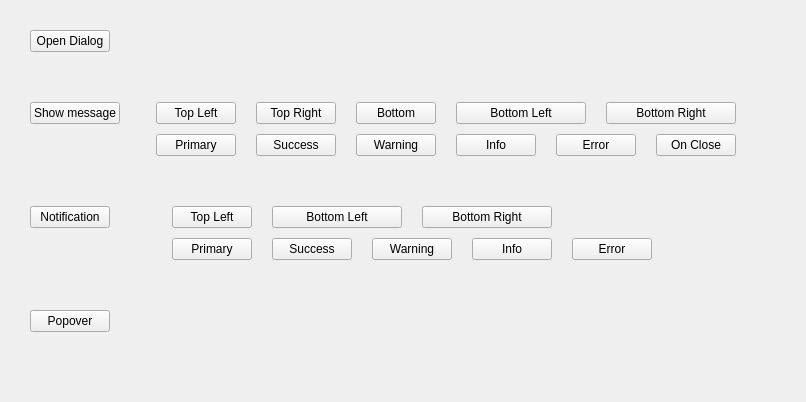
      <widget class="QWidget" name="tab_5">
       <attribute name="title">
        <string>反馈</string>
       </attribute>
       <layout class="QVBoxLayout" name="verticalLayout_6">
        <property name="spacing">
         <number>50</number>
        </property>
        <property name="leftMargin">
         <number>30</number>
        </property>
        <property name="topMargin">
         <number>30</number>
        </property>
        <property name="rightMargin">
         <number>30</number>
        </property>
        <property name="bottomMargin">
         <number>30</number>
        </property>
        <item>
         <layout class="QHBoxLayout" name="horizontalLayout_12">
          <item>
           <widget class="Element::Button" name="button_42">
            <property name="text">
             <string>Open Dialog</string>
            </property>
           </widget>
          </item>
          <item>
           <spacer name="horizontalSpacer_14">
            <property name="orientation">
             <enum>Qt::Horizontal</enum>
            </property>
            <property name="sizeHint" stdset="0">
             <size>
              <width>40</width>
              <height>20</height>
             </size>
            </property>
           </spacer>
          </item>
          <item>
           <widget class="Element::Dropdown" name="dropdown" native="true"/>
          </item>
         </layout>
        </item>
        <item>
         <layout class="QGridLayout" name="gridLayout">
          <property name="horizontalSpacing">
           <number>20</number>
          </property>
          <property name="verticalSpacing">
           <number>10</number>
          </property>
          <item row="0" column="4">
           <widget class="Element::Button" name="button_46">
            <property name="text">
             <string>Bottom</string>
            </property>
           </widget>
          </item>
          <item row="1" column="4">
           <widget class="Element::Button" name="button_51">
            <property name="text">
             <string>Warning</string>
            </property>
           </widget>
          </item>
          <item row="0" column="1">
           <spacer name="horizontalSpacer_11">
            <property name="orientation">
             <enum>Qt::Horizontal</enum>
            </property>
            <property name="sizeType">
             <enum>QSizePolicy::Fixed</enum>
            </property>
            <property name="sizeHint" stdset="0">
             <size>
              <width>16</width>
              <height>20</height>
             </size>
            </property>
           </spacer>
          </item>
          <item row="1" column="3">
           <widget class="Element::Button" name="button_50">
            <property name="text">
             <string>Success</string>
            </property>
           </widget>
          </item>
          <item row="0" column="5" colspan="2">
           <widget class="Element::Button" name="button_47">
            <property name="text">
             <string>Bottom Left</string>
            </property>
           </widget>
          </item>
          <item row="1" column="6" colspan="2">
           <widget class="Element::Button" name="button_53">
            <property name="text">
             <string>Error</string>
            </property>
           </widget>
          </item>
          <item row="1" column="8">
           <widget class="Element::Button" name="button_65">
            <property name="text">
             <string>On Close</string>
            </property>
           </widget>
          </item>
          <item row="1" column="2">
           <widget class="Element::Button" name="button_49">
            <property name="text">
             <string>Primary</string>
            </property>
           </widget>
          </item>
          <item row="1" column="5">
           <widget class="Element::Button" name="button_52">
            <property name="text">
             <string>Info</string>
            </property>
           </widget>
          </item>
          <item row="0" column="2">
           <widget class="Element::Button" name="button_44">
            <property name="text">
             <string>Top Left</string>
            </property>
           </widget>
          </item>
          <item row="0" column="3">
           <widget class="Element::Button" name="button_45">
            <property name="text">
             <string>Top Right</string>
            </property>
           </widget>
          </item>
          <item row="0" column="0">
           <widget class="Element::Button" name="button_43">
            <property name="text">
             <string>Show message</string>
            </property>
           </widget>
          </item>
          <item row="0" column="7" colspan="2">
           <widget class="Element::Button" name="button_48">
            <property name="text">
             <string>Bottom Right</string>
            </property>
           </widget>
          </item>
          <item row="0" column="9">
           <spacer name="horizontalSpacer_12">
            <property name="orientation">
             <enum>Qt::Horizontal</enum>
            </property>
            <property name="sizeHint" stdset="0">
             <size>
              <width>40</width>
              <height>20</height>
             </size>
            </property>
           </spacer>
          </item>
         </layout>
        </item>
        <item>
         <layout class="QGridLayout" name="gridLayout_2">
          <property name="horizontalSpacing">
           <number>20</number>
          </property>
          <property name="verticalSpacing">
           <number>10</number>
          </property>
          <item row="0" column="0">
           <widget class="Element::Button" name="button_54">
            <property name="text">
             <string>Notification</string>
            </property>
           </widget>
          </item>
          <item row="0" column="1">
           <spacer name="horizontalSpacer_13">
            <property name="orientation">
             <enum>Qt::Horizontal</enum>
            </property>
            <property name="sizeType">
             <enum>QSizePolicy::Fixed</enum>
            </property>
            <property name="sizeHint" stdset="0">
             <size>
              <width>42</width>
              <height>20</height>
             </size>
            </property>
           </spacer>
          </item>
          <item row="0" column="2">
           <widget class="Element::Button" name="button_55">
            <property name="text">
             <string>Top Left</string>
            </property>
           </widget>
          </item>
          <item row="0" column="3" colspan="2">
           <widget class="Element::Button" name="button_56">
            <property name="text">
             <string>Bottom Left</string>
            </property>
           </widget>
          </item>
          <item row="0" column="5" colspan="2">
           <widget class="Element::Button" name="button_57">
            <property name="text">
             <string>Bottom Right</string>
            </property>
           </widget>
          </item>
          <item row="0" column="8">
           <spacer name="horizontalSpacer_15">
            <property name="orientation">
             <enum>Qt::Horizontal</enum>
            </property>
            <property name="sizeHint" stdset="0">
             <size>
              <width>40</width>
              <height>20</height>
             </size>
            </property>
           </spacer>
          </item>
          <item row="1" column="2">
           <widget class="Element::Button" name="button_58">
            <property name="text">
             <string>Primary</string>
            </property>
           </widget>
          </item>
          <item row="1" column="3">
           <widget class="Element::Button" name="button_59">
            <property name="text">
             <string>Success</string>
            </property>
           </widget>
          </item>
          <item row="1" column="4" colspan="2">
           <widget class="Element::Button" name="button_60">
            <property name="text">
             <string>Warning</string>
            </property>
           </widget>
          </item>
          <item row="1" column="6">
           <widget class="Element::Button" name="button_61">
            <property name="text">
             <string>Info</string>
            </property>
           </widget>
          </item>
          <item row="1" column="7">
           <widget class="Element::Button" name="button_62">
            <property name="text">
             <string>Error</string>
            </property>
           </widget>
          </item>
         </layout>
        </item>
        <item>
         <layout class="QHBoxLayout" name="horizontalLayout_13">
          <item>
           <widget class="Element::Button" name="pushButton">
            <property name="text">
             <string>Popover</string>
            </property>
           </widget>
          </item>
          <item>
           <spacer name="horizontalSpacer_16">
            <property name="orientation">
             <enum>Qt::Horizontal</enum>
            </property>
            <property name="sizeHint" stdset="0">
             <size>
              <width>40</width>
              <height>20</height>
             </size>
            </property>
           </spacer>
          </item>
         </layout>
        </item>
        <item>
         <spacer name="verticalSpacer_7">
          <property name="orientation">
           <enum>Qt::Vertical</enum>
          </property>
          <property name="sizeHint" stdset="0">
           <size>
            <width>20</width>
            <height>40</height>
           </size>
          </property>
         </spacer>
        </item>
       </layout>
      </widget>
